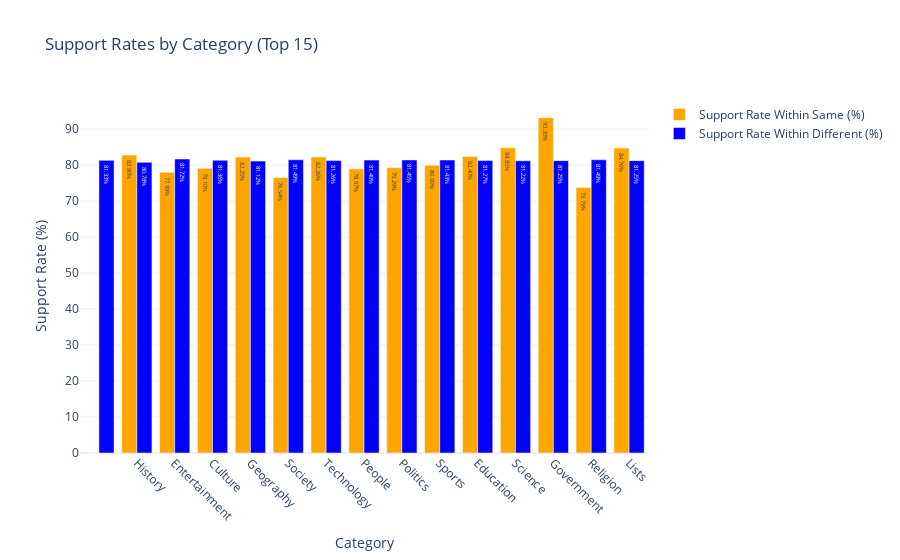

Notebook cell for this chart:
### Markdown cell above
# Tolerance across same/different categories

### Code cell
support_rates_df = plot_support_rates(df_vote, top_15_categories, title="Support Rates by Category (Top 15)",top_n=15)

### Figure 1 — Plotly figure (JSON) as saved in the notebook; plotly's stock layout.template omitted (floating-point values rounded to 4 significant figures)
{"data": [{"marker": {"color": "orange"}, "name": "Support Rate Within Same (%)", "text": ["0.00%", "82.80%", "77.99%", "79.10%", "82.25%", "76.54%", "82.26%", "78.97%", "79.29%", "80.00%", "82.40%", "84.85%", "93.20%", "73.79%", "84.76%"], "textposition": "auto", "type": "bar", "x": ["", "History", "Entertainment", "Culture", "Geography", "Society", "Technology", "People", "Politics", "Sports", "Education", "Science", "Government", "Religion", "Lists"], "y": [0, 82.8, 77.99, 79.1, 82.25, 76.54, 82.26, 78.97, 79.29, 80, 82.4, 84.85, 93.2, 73.79, 84.76]}, {"marker": {"color": "blue"}, "name": "Support Rate Within Different (%)", "text": ["81.33%", "80.78%", "81.72%", "81.36%", "81.12%", "81.49%", "81.26%", "81.40%", "81.45%", "81.43%", "81.27%", "81.22%", "81.25%", "81.49%", "81.25%"], "textposition": "auto", "type": "bar", "x": ["", "History", "Entertainment", "Culture", "Geography", "Society", "Technology", "People", "Politics", "Sports", "Education", "Science", "Government", "Religion", "Lists"], "y": [81.33, 80.78, 81.72, 81.36, 81.12, 81.49, 81.26, 81.4, 81.45, 81.43, 81.27, 81.22, 81.25, 81.49, 81.25]}], "layout": {"autosize": true, "barmode": "group", "title": {"text": "Support Rates by Category (Top 15)"}, "xaxis": {"autorange": true, "range": [-0.5, 14.5], "tickangle": 45, "title": {"text": "Category"}, "type": "category"}, "yaxis": {"autorange": true, "range": [0, 98.11], "title": {"text": "Support Rate (%)"}, "type": "linear"}}}
